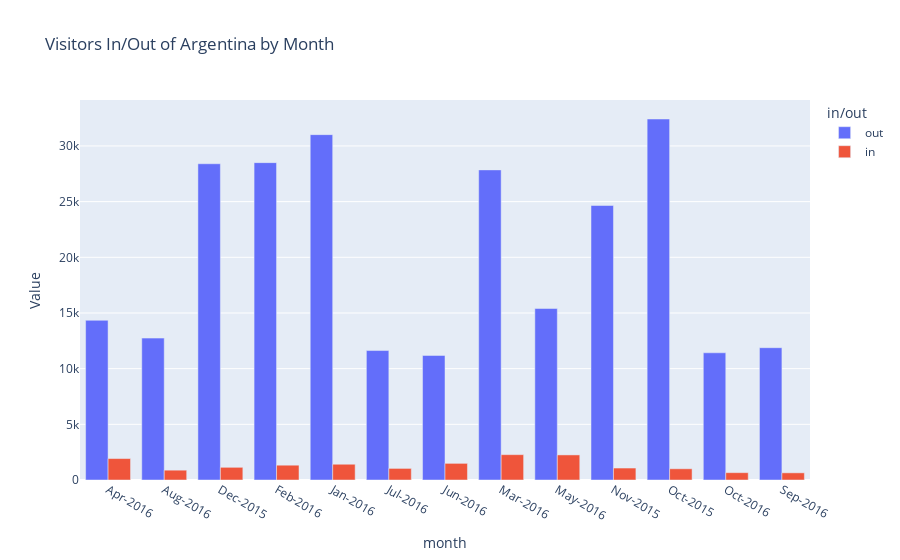

Write notebook code for a chart like this one.
### Code cell
# now viewing where the users were VISITORS ONLY by month

df6 = df[df['resident/visitor'] == "visitor"]

df6 = df6[["month", "in/out"]].sort_values(by="month")
df6 = df6.value_counts(dropna=False)
df6 = df6.reset_index().rename({0: "Value"}, axis=1)
df6 = df6.sort_values(by="month")

import plotly.express as px

fig = px.bar(df6, x="month", y="Value", color="in/out", title="Visitors In/Out of Argentina by Month", barmode="group")
fig.show()

### Figure 1 — Plotly figure (JSON) as saved in the notebook; plotly's stock layout.template omitted (floating-point values rounded to 4 significant figures)
{"data": [{"alignmentgroup": "True", "hovertemplate": "in/out=out<br>month=%{x}<br>Value=%{y}<extra></extra>", "legendgroup": "out", "marker": {"color": "#636efa", "pattern": {"shape": ""}}, "name": "out", "offsetgroup": "out", "orientation": "v", "showlegend": true, "textposition": "auto", "type": "bar", "x": ["Apr-2016", "Aug-2016", "Dec-2015", "Feb-2016", "Jan-2016", "Jul-2016", "Jun-2016", "Mar-2016", "May-2016", "Nov-2015", "Oct-2015", "Oct-2016", "Sep-2016"], "xaxis": "x", "y": [14342, 12744, 28402, 28503, 31017, 11627, 11187, 27851, 15400, 24653, 32421, 11425, 11882], "yaxis": "y"}, {"alignmentgroup": "True", "hovertemplate": "in/out=in<br>month=%{x}<br>Value=%{y}<extra></extra>", "legendgroup": "in", "marker": {"color": "#EF553B", "pattern": {"shape": ""}}, "name": "in", "offsetgroup": "in", "orientation": "v", "showlegend": true, "textposition": "auto", "type": "bar", "x": ["Apr-2016", "Aug-2016", "Dec-2015", "Feb-2016", "Jan-2016", "Jul-2016", "Jun-2016", "Mar-2016", "May-2016", "Nov-2015", "Oct-2015", "Oct-2016", "Sep-2016"], "xaxis": "x", "y": [1927, 882, 1139, 1329, 1415, 1041, 1494, 2276, 2253, 1074, 1008, 658, 644], "yaxis": "y"}], "layout": {"autosize": true, "barmode": "group", "legend": {"title": {"text": "in/out"}, "tracegroupgap": 0}, "title": {"text": "Visitors In/Out of Argentina by Month"}, "xaxis": {"anchor": "y", "autorange": true, "domain": [0, 1], "range": [-0.5, 12.5], "title": {"text": "month"}, "type": "category"}, "yaxis": {"anchor": "x", "autorange": true, "domain": [0, 1], "range": [0, 34130.0], "title": {"text": "Value"}, "type": "linear"}}}
